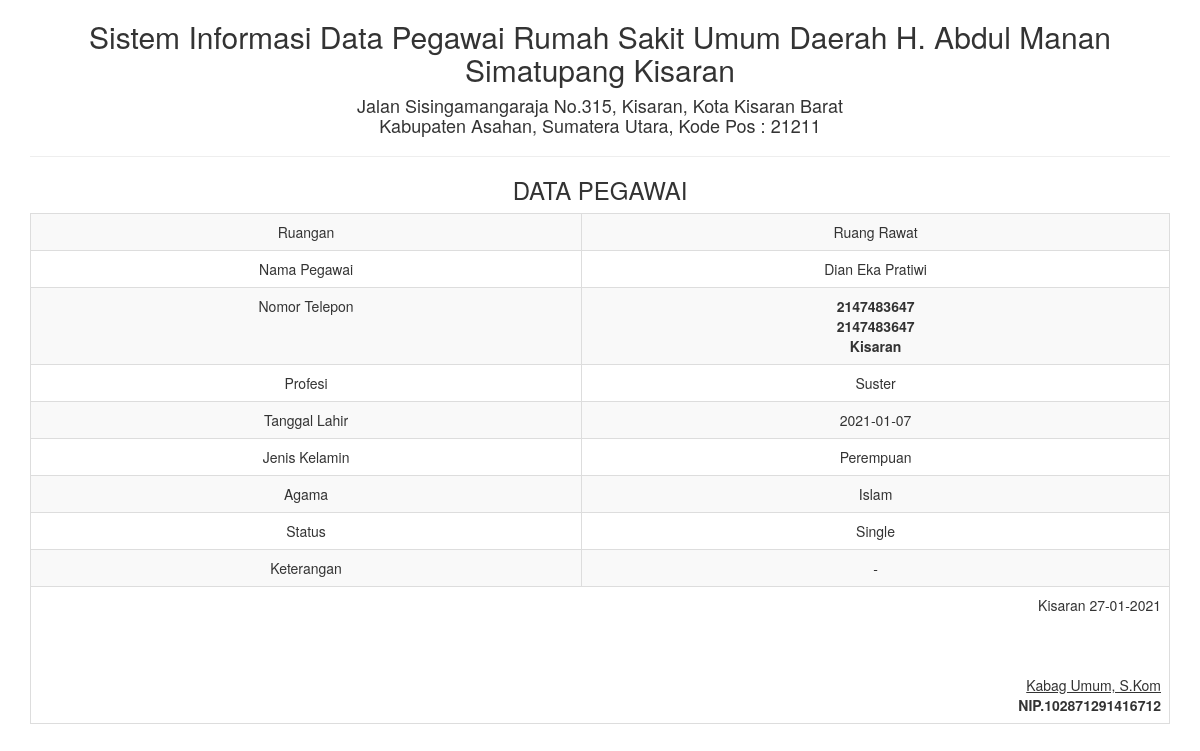
Screenshot of /report/pegawai_satu.php?id=15 with the database file from the repository.
### tables this page shows
CREATE TABLE IF NOT EXISTS `pegawai` (
  `id` int(5) NOT NULL AUTO_INCREMENT,
  `ruangan` varchar(25) NOT NULL,
  `no_telepon` int(20) NOT NULL,
  `alamat` varchar(100) NOT NULL,
  `nip` int(20) NOT NULL,
  `nama_pegawai` varchar(100) NOT NULL,
  `profesi` varchar(50) NOT NULL,
  `tgl_lahir` date NOT NULL,
  `jenis_kelamin` varchar(50) NOT NULL,
  `agama` varchar(50) NOT NULL,
  `status` varchar(25) NOT NULL,
  `keterangan` varchar(100) NOT NULL,
  PRIMARY KEY (`id`),
  UNIQUE KEY `no_perkara` (`profesi`)
);

### report/pegawai_satu.php (the view, shortened to what this page needs)
<!DOCTYPE html>
<html>
    <head>
        <link href="../Assets/css/bootstrap.min.css" rel="stylesheet" type="text/css"/>
    </head>
    <body onload="print()">
        <?php
        include '../config/koneksi.php';
        $sql = "SELECT * FROM pegawai WHERE id='" . $_GET ['id'] . "'";
        $query = mysqli_query($koneksi, $sql) or die("SQL Detail error");
        $data = mysqli_fetch_array($query);
        ?>
        <div class="container">
            <div class='row'>
                <div class="col-sm-12">
                    <div class="text-center">
                        <h2>Sistem Informasi Data Pegawai Rumah Sakit Umum Daerah H. Abdul Manan Simatupang Kisaran </h2>
                        <h4>Jalan Sisingamangaraja No.315, Kisaran, Kota Kisaran Barat <br> Kabupaten Asahan, Sumatera Utara, Kode Pos : 21211</h4>
                        <hr>
                        <h3>DATA PEGAWAI</h3>
                        <table class="table table-bordered table-striped table-hover">
                            <tbody>
								<tr>
                                    <td>Ruangan</td> <td><?= $data['ruangan'] ?></td>
                                </tr>
                                <tr>
                                    <td>Nama Pegawai</td> <td><?= $data['nama_pegawai'] ?></td>
                                </tr>
                                <tr>
                                    <td><center>Nomor Telepon</center></td> <td><strong><?= $data['no_telepon'] ?> <br> <?= $data['nip'] ?> <br> <?= $data['alamat'] ?></strong></td>
                                </tr>
                                <tr>
                                    <td>Profesi</td> <td><?= $data['profesi'] ?></td>
                                </tr>
								<tr>
                                    <td>Tanggal Lahir</td> <td><?= $data['tgl_lahir'] ?></td>
                                </tr>
								<tr>
                                    <td>Jenis Kelamin</td> <td><?= $data['jenis_kelamin'] ?></td>
                                </tr>
								<tr>
                                    <td>Agama</td> <td><?= $data['agama'] ?></td>
                                </tr>
                                <tr>
                                    <td>Status</td> <td><?= $data['status'] ?></td>
                                </tr>
                                <tr>
                                    <td>Keterangan</td> <td><?= $data['keterangan'] ?></td>
                                </tr>
                            </tbody>
                            <tfoot>
                                <tr>
                                    <td colspan="2" class="text-right">
                                        Kisaran  <?= date("d-m-Y") ?>
                                        <br><br><br><br>
                                        <u>Kabag Umum, S.Kom<strong></u><br>
                                        NIP.102871291416712
									</td>
								</tr>
							</tfoot>
                        </table>
                    </div>
                </div>
            </div>
    </body>
</html>

### rows the page displays
pegawai: ruangan "Ruang Rawat", nama_pegawai "Dian Eka Pratiwi", no_telepon "2147483647", nip "2147483647", alamat "Kisaran", profesi "Suster", tgl_lahir "2021-01-07", jenis_kelamin "Perempuan", agama "Islam", status "Single", keterangan "-"
